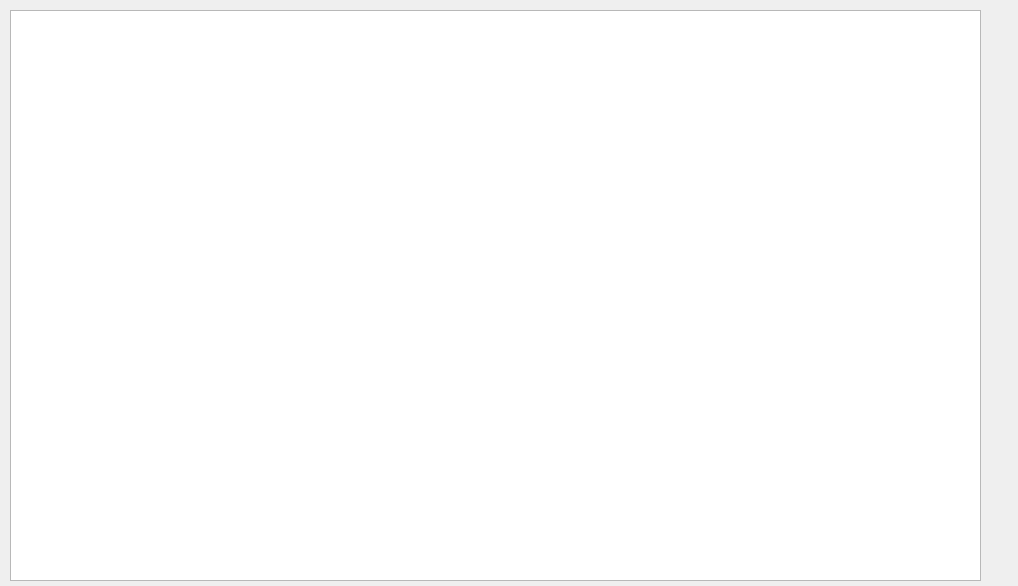
<?xml version="1.0" encoding="UTF-8"?>
<ui version="4.0">
 <class>Form</class>
 <widget class="QWidget" name="Form">
  <property name="geometry">
   <rect>
    <x>0</x>
    <y>0</y>
    <width>1018</width>
    <height>586</height>
   </rect>
  </property>
  <property name="windowTitle">
   <string>Form</string>
  </property>
  <widget class="QTableWidget" name="tableWidget">
   <property name="geometry">
    <rect>
     <x>10</x>
     <y>10</y>
     <width>971</width>
     <height>571</height>
    </rect>
   </property>
   <property name="rowCount">
    <number>0</number>
   </property>
   <property name="columnCount">
    <number>0</number>
   </property>
  </widget>
 </widget>
 <resources/>
 <connections/>
</ui>
